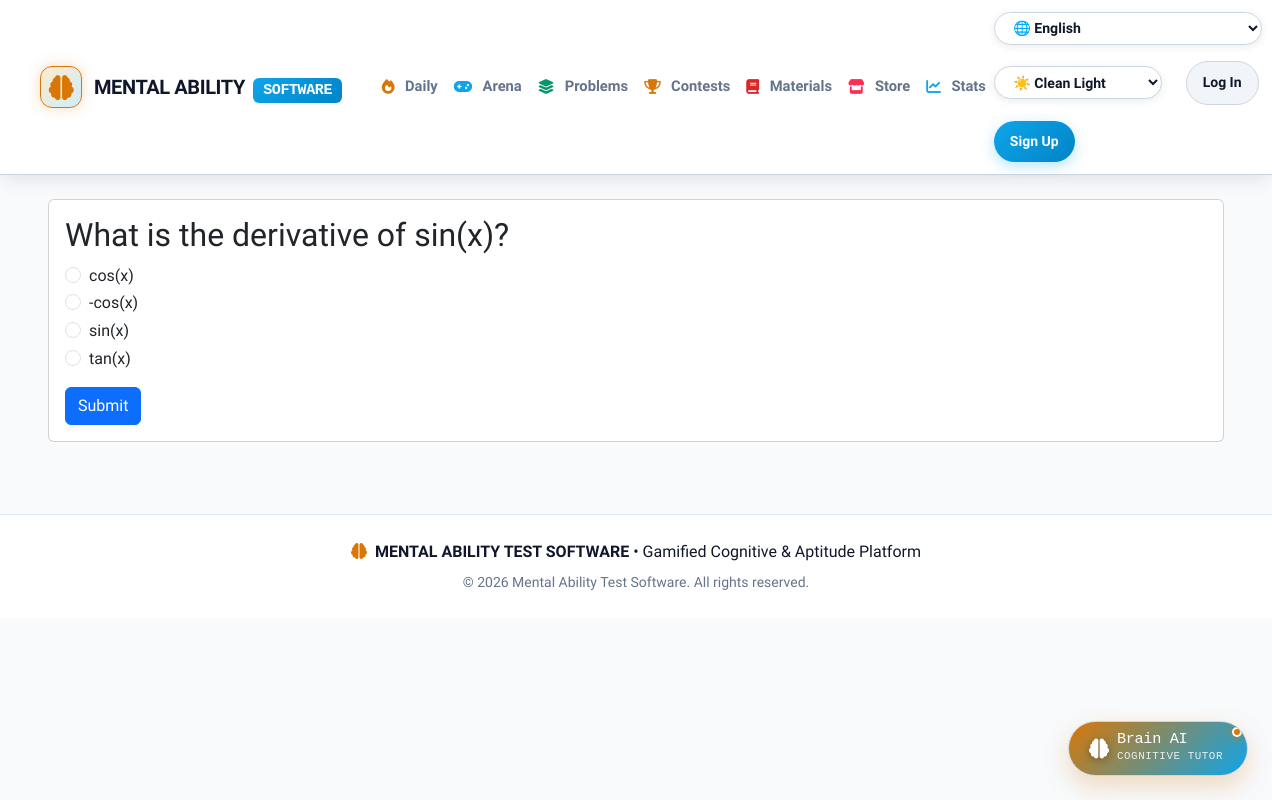
Page /question/549/ on the committed database.
### quiz/models.py (models this page shows, shortened)
class Question(models.Model):
    EASY = 'EASY'
    MEDIUM = 'MEDIUM'
    HARD = 'HARD'
    DIFFICULTY_CHOICES = [
        (EASY, 'Easy'),
        (MEDIUM, 'Medium'),
        (HARD, 'Hard'),
    ]
    text = models.CharField(max_length=255)
    subject = models.ForeignKey(Subject, null=True, blank=True, on_delete=models.SET_NULL, related_name='questions')
    difficulty = models.CharField(max_length=10, choices=DIFFICULTY_CHOICES, default=MEDIUM)
    explanation = models.TextField(blank=True, help_text="Detailed step-by-step logic solution")

class Choice(models.Model):
    question = models.ForeignKey(Question, related_name='choices', on_delete=models.CASCADE)
    text = models.CharField(max_length=255)
    is_correct = models.BooleanField(default=False)

### quiz/views.py (the view, shortened to what this page needs)
# urls.py: path('question/<int:pk>/', views.take_quiz, name='take_quiz'),
def take_quiz(request, pk):
    question = get_object_or_404(Question, pk=pk)
    choices = list(question.choices.all())
    random.shuffle(choices)
    return render(request, 'quiz/quiz.html', {'question': question, 'shuffled_choices': choices})

### templates/quiz/quiz.html (shortened to what this page needs)
{% extends 'base.html' %}
{% load static %}
{% block content %}
  <div class="card">
    <div class="card-body">
      <h2 class="card-title">{{ question.text }}</h2>
      <form method="post">
        <div class="mb-3">
          {% for choice in shuffled_choices|default:question.choices.all %}
          <div class="form-check">
            <input class="form-check-input" type="radio" name="choice" id="choice{{ forloop.counter }}" value="{{ choice.pk }}">
            <label class="form-check-label" for="choice{{ forloop.counter }}">{{ choice.text }}</label>
          </div>
          {% endfor %}
        </div>
        <button type="submit" class="btn btn-primary">Submit</button>
      </form>
    </div>
  </div>
{% endblock %}

### static/css/global.css (style rules this page uses)
:root, [data-theme="clean-light"] { --lc-bg: #f8fafc; --lc-surface: #ffffff; --lc-surface-hover: #f1f5f9; --lc-border: #e2e8f0; --lc-border-highlight: #cbd5e1; --lc-text: #0f172a; --lc-text-muted: #64748b; --lc-amber: #d97706; --lc-amber-glow: rgba(217, 119, 6, 0.25); --lc-easy: #059669; --lc-easy-bg: rgba(5, 150, 105, 0.12); --lc-medium: #d97706; --lc-medium-bg: rgba(217, 119, 6, 0.12); --lc-hard: #dc2626; --lc-hard-bg: rgba(220, 38, 38, 0.12); --lc-blue: #0ea5e9; --lc-nav-bg: rgba(255, 255, 255, 0.95); }
body { top: 0px !important; position: static !important; }
body { font-family: 'Plus Jakarta Sans', system-ui, -apple-system, sans-serif; background-color: var(--lc-bg); color: var(--lc-text); line-height: 1.6; min-height: 100vh; }

### rows in the picture
Question: text "What is the derivative of sin(x)?"
Choice: text "cos(x)"
Choice: text "-cos(x)"
Choice: text "sin(x)"
Choice: text "tan(x)"
